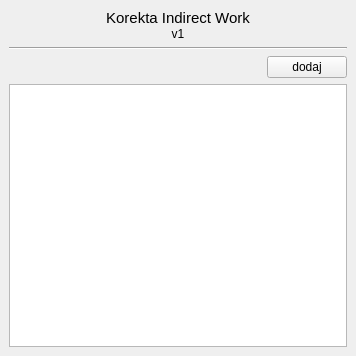
<?xml version="1.0" encoding="UTF-8"?>
<ui version="4.0">
 <class>Form</class>
 <widget class="QWidget" name="Form">
  <property name="geometry">
   <rect>
    <x>0</x>
    <y>0</y>
    <width>356</width>
    <height>356</height>
   </rect>
  </property>
  <property name="windowTitle">
   <string>Form</string>
  </property>
  <layout class="QGridLayout" name="gridLayout">
   <property name="leftMargin">
    <number>0</number>
   </property>
   <property name="topMargin">
    <number>0</number>
   </property>
   <property name="rightMargin">
    <number>0</number>
   </property>
   <property name="bottomMargin">
    <number>0</number>
   </property>
   <property name="spacing">
    <number>0</number>
   </property>
   <item row="0" column="0">
    <widget class="QWidget" name="widget" native="true">
     <layout class="QVBoxLayout" name="verticalLayout_3">
      <item>
       <widget class="QWidget" name="widget_2" native="true">
        <layout class="QVBoxLayout" name="verticalLayout">
         <property name="spacing">
          <number>0</number>
         </property>
         <property name="leftMargin">
          <number>0</number>
         </property>
         <property name="topMargin">
          <number>0</number>
         </property>
         <property name="rightMargin">
          <number>0</number>
         </property>
         <property name="bottomMargin">
          <number>0</number>
         </property>
         <item>
          <widget class="QLabel" name="label">
           <property name="font">
            <font>
             <pointsize>11</pointsize>
            </font>
           </property>
           <property name="text">
            <string>Korekta Indirect Work</string>
           </property>
           <property name="alignment">
            <set>Qt::AlignCenter</set>
           </property>
          </widget>
         </item>
         <item>
          <widget class="QLabel" name="label_2">
           <property name="text">
            <string>v1</string>
           </property>
           <property name="alignment">
            <set>Qt::AlignCenter</set>
           </property>
          </widget>
         </item>
        </layout>
       </widget>
      </item>
      <item>
       <widget class="Line" name="line">
        <property name="orientation">
         <enum>Qt::Horizontal</enum>
        </property>
       </widget>
      </item>
      <item>
       <widget class="QWidget" name="widget_3" native="true">
        <layout class="QHBoxLayout" name="horizontalLayout">
         <property name="spacing">
          <number>0</number>
         </property>
         <property name="leftMargin">
          <number>0</number>
         </property>
         <property name="topMargin">
          <number>0</number>
         </property>
         <property name="rightMargin">
          <number>0</number>
         </property>
         <property name="bottomMargin">
          <number>0</number>
         </property>
         <item>
          <spacer name="horizontalSpacer">
           <property name="orientation">
            <enum>Qt::Horizontal</enum>
           </property>
           <property name="sizeHint" stdset="0">
            <size>
             <width>204</width>
             <height>20</height>
            </size>
           </property>
          </spacer>
         </item>
         <item>
          <widget class="QPushButton" name="btn_zapisz">
           <property name="text">
            <string>dodaj</string>
           </property>
          </widget>
         </item>
        </layout>
       </widget>
      </item>
      <item>
       <widget class="QTableWidget" name="tab_dane"/>
      </item>
     </layout>
    </widget>
   </item>
  </layout>
 </widget>
 <resources/>
 <connections/>
</ui>
